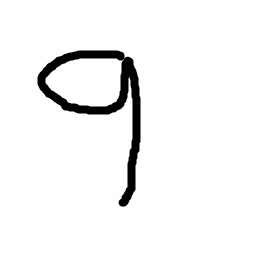
#> input picture ImgRecognition2/src/testImage.png, 256 x 256 px
$ python df.py   (older library calls are emulated)
#> lines starting #> are read from the running program, lines starting #| are printed output that depends on the picture; after the words box and inside, x2 and y2 are one past the last pixel; in counts of white or black regions, pixels touching at a corner belong together
import numpy as np
import cv2
from resizeimage import resizeimage
from PIL import Image
import matplotlib.pyplot as plt
im = cv2.imread('testImage.png')
#> im is the input picture: shape (256, 256, 3); min 0, max 255, mean 243
imgray = cv2.cvtColor(im,cv2.COLOR_BGR2GRAY)

resizeimage.resize_cover(imgray, [8,8])
#> (this line was passed over: resizeimage is not available in this run)


ret,thresh = cv2.threshold(imgray,127,255,0)
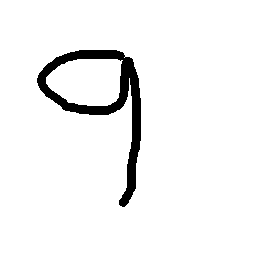
#> thresh: shape (256, 256); 95% white; 1 black region
image, contours, hierarchy = cv2.findContours(thresh,cv2.RETR_TREE,cv2.CHAIN_APPROX_SIMPLE)
#> contours = 3 contours; box (x1, y1, x2, y2) and area: (0, 0, 256, 256) 65025, (36, 49, 142, 208) 6423, (46, 59, 123, 106) 2816

img = cv2.drawContours(im, contours, -1, (0,255,0), 3)
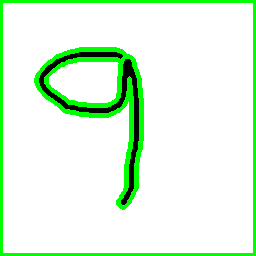
#> img: shape (256, 256, 3); mean B, G, R 222.6, 247.8, 222.6
#cnt = contours[4]
#img = cv2.drawContours(img, [cnt], 0, (0,255,0), 3)
cv2.imwrite(img,'out.png')

$ run again, with ImgRecognition2/src/2.png copied over ImgRecognition2/src/testImage.png
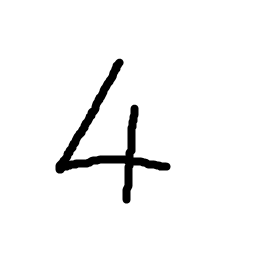
#> input picture ImgRecognition2/src/2.png, 256 x 256 px
#> im is the input picture: shape (256, 256, 3); min 0, max 255, mean 244.6
#> `ret,thresh = cv2.threshold(imgray,127,255,0)`:
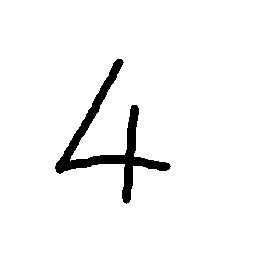
#> thresh: shape (256, 256); 95.8% white; 1 black region
#> contours = 2 contours; box (x1, y1, x2, y2) and area: (0, 0, 256, 256) 65025, (54, 58, 172, 205) 3086
#> `img = cv2.drawContours(im, contours, -1, (0,255,0), 3)`:
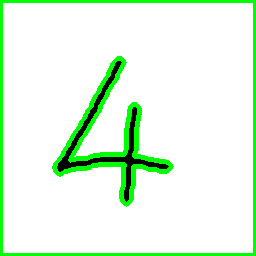
#> img: shape (256, 256, 3); mean B, G, R 225.3, 248.8, 225.3

$ run again, with ImgRecognition2/src/seethis.png copied over ImgRecognition2/src/testImage.png
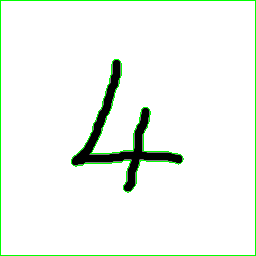
#> input picture ImgRecognition2/src/seethis.png, 256 x 256 px
#> im is the input picture: shape (256, 256, 3); mean B, G, R 239.7, 245.8, 239.7
#> `ret,thresh = cv2.threshold(imgray,127,255,0)`:
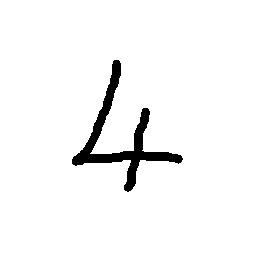
#> thresh: shape (256, 256); 96.2% white; 1 black region
#> contours = 2 contours; box (x1, y1, x2, y2) and area: (0, 0, 256, 256) 65025, (71, 59, 184, 193) 2788
#> `img = cv2.drawContours(im, contours, -1, (0,255,0), 3)`:
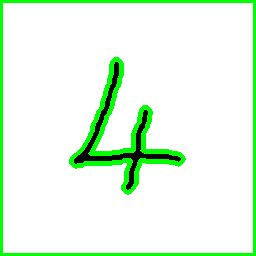
#> img: shape (256, 256, 3); mean B, G, R 227, 249.5, 227
